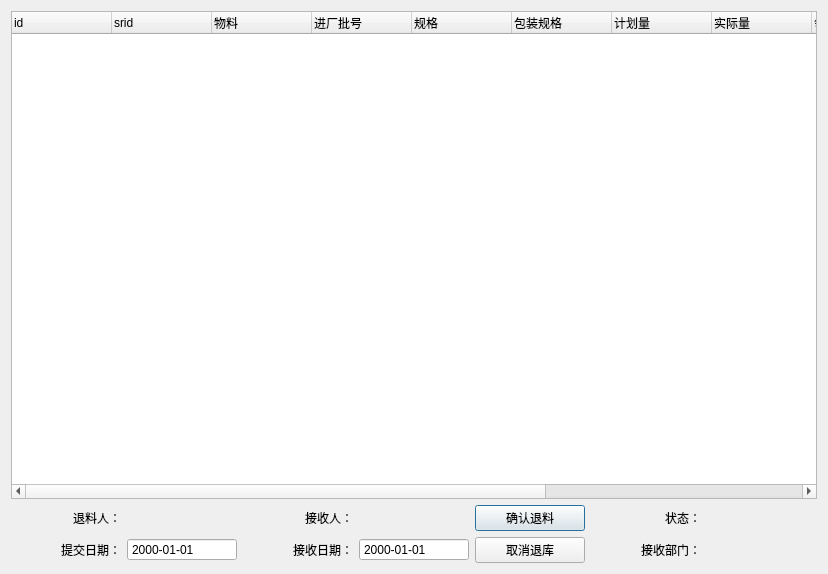
<?xml version="1.0" encoding="UTF-8"?>
<ui version="4.0">
 <class>Dialog</class>
 <widget class="QDialog" name="Dialog">
  <property name="geometry">
   <rect>
    <x>0</x>
    <y>0</y>
    <width>828</width>
    <height>574</height>
   </rect>
  </property>
  <property name="windowTitle">
   <string>Dialog</string>
  </property>
  <layout class="QGridLayout" name="gridLayout">
   <item row="0" column="0" colspan="7">
    <widget class="QTreeWidget" name="treeWidget_stufflist">
     <property name="contextMenuPolicy">
      <enum>Qt::CustomContextMenu</enum>
     </property>
     <property name="indentation">
      <number>0</number>
     </property>
     <column>
      <property name="text">
       <string>id</string>
      </property>
     </column>
     <column>
      <property name="text">
       <string>srid</string>
      </property>
     </column>
     <column>
      <property name="text">
       <string>物料</string>
      </property>
     </column>
     <column>
      <property name="text">
       <string>进厂批号</string>
      </property>
     </column>
     <column>
      <property name="text">
       <string>规格</string>
      </property>
     </column>
     <column>
      <property name="text">
       <string>包装规格</string>
      </property>
     </column>
     <column>
      <property name="text">
       <string>计划量</string>
      </property>
     </column>
     <column>
      <property name="text">
       <string>实际量</string>
      </property>
     </column>
     <column>
      <property name="text">
       <string>领取量</string>
      </property>
     </column>
     <column>
      <property name="text">
       <string>剩余量</string>
      </property>
     </column>
     <column>
      <property name="text">
       <string>退库量</string>
      </property>
     </column>
     <column>
      <property name="text">
       <string>操作人</string>
      </property>
     </column>
    </widget>
   </item>
   <item row="1" column="0">
    <widget class="QLabel" name="label">
     <property name="text">
      <string>退料人：</string>
     </property>
     <property name="alignment">
      <set>Qt::AlignRight|Qt::AlignTrailing|Qt::AlignVCenter</set>
     </property>
    </widget>
   </item>
   <item row="1" column="1">
    <widget class="QLabel" name="label_charger">
     <property name="text">
      <string/>
     </property>
    </widget>
   </item>
   <item row="1" column="2">
    <widget class="QLabel" name="label_4">
     <property name="text">
      <string>接收人：</string>
     </property>
     <property name="alignment">
      <set>Qt::AlignRight|Qt::AlignTrailing|Qt::AlignVCenter</set>
     </property>
    </widget>
   </item>
   <item row="1" column="3">
    <widget class="QLabel" name="label_receiver">
     <property name="text">
      <string/>
     </property>
    </widget>
   </item>
   <item row="1" column="4">
    <widget class="QPushButton" name="pushButton_apply">
     <property name="text">
      <string>确认退料</string>
     </property>
    </widget>
   </item>
   <item row="1" column="5">
    <widget class="QLabel" name="label_5">
     <property name="text">
      <string>状态：</string>
     </property>
     <property name="alignment">
      <set>Qt::AlignRight|Qt::AlignTrailing|Qt::AlignVCenter</set>
     </property>
    </widget>
   </item>
   <item row="1" column="6">
    <widget class="QLabel" name="label_status">
     <property name="text">
      <string/>
     </property>
    </widget>
   </item>
   <item row="2" column="0">
    <widget class="QLabel" name="label_7">
     <property name="text">
      <string>提交日期：</string>
     </property>
     <property name="alignment">
      <set>Qt::AlignRight|Qt::AlignTrailing|Qt::AlignVCenter</set>
     </property>
    </widget>
   </item>
   <item row="2" column="1">
    <widget class="QDateEdit" name="dateEdit_applytime">
     <property name="enabled">
      <bool>true</bool>
     </property>
     <property name="focusPolicy">
      <enum>Qt::NoFocus</enum>
     </property>
     <property name="styleSheet">
      <string notr="true"/>
     </property>
     <property name="readOnly">
      <bool>true</bool>
     </property>
     <property name="buttonSymbols">
      <enum>QAbstractSpinBox::NoButtons</enum>
     </property>
     <property name="displayFormat">
      <string>yyyy-MM-dd</string>
     </property>
    </widget>
   </item>
   <item row="2" column="2">
    <widget class="QLabel" name="label_2">
     <property name="text">
      <string>接收日期：</string>
     </property>
     <property name="alignment">
      <set>Qt::AlignRight|Qt::AlignTrailing|Qt::AlignVCenter</set>
     </property>
    </widget>
   </item>
   <item row="2" column="3">
    <widget class="QDateEdit" name="dateEdit_receivetime">
     <property name="focusPolicy">
      <enum>Qt::NoFocus</enum>
     </property>
     <property name="readOnly">
      <bool>true</bool>
     </property>
     <property name="buttonSymbols">
      <enum>QAbstractSpinBox::NoButtons</enum>
     </property>
     <property name="displayFormat">
      <string>yyyy-MM-dd</string>
     </property>
    </widget>
   </item>
   <item row="2" column="4">
    <widget class="QPushButton" name="pushButton_cancel">
     <property name="text">
      <string>取消退库</string>
     </property>
    </widget>
   </item>
   <item row="2" column="5">
    <widget class="QLabel" name="label_9">
     <property name="text">
      <string>接收部门：</string>
     </property>
     <property name="alignment">
      <set>Qt::AlignRight|Qt::AlignTrailing|Qt::AlignVCenter</set>
     </property>
    </widget>
   </item>
   <item row="2" column="6">
    <widget class="QLabel" name="label_dept">
     <property name="text">
      <string/>
     </property>
    </widget>
   </item>
  </layout>
 </widget>
 <resources/>
 <connections/>
</ui>
